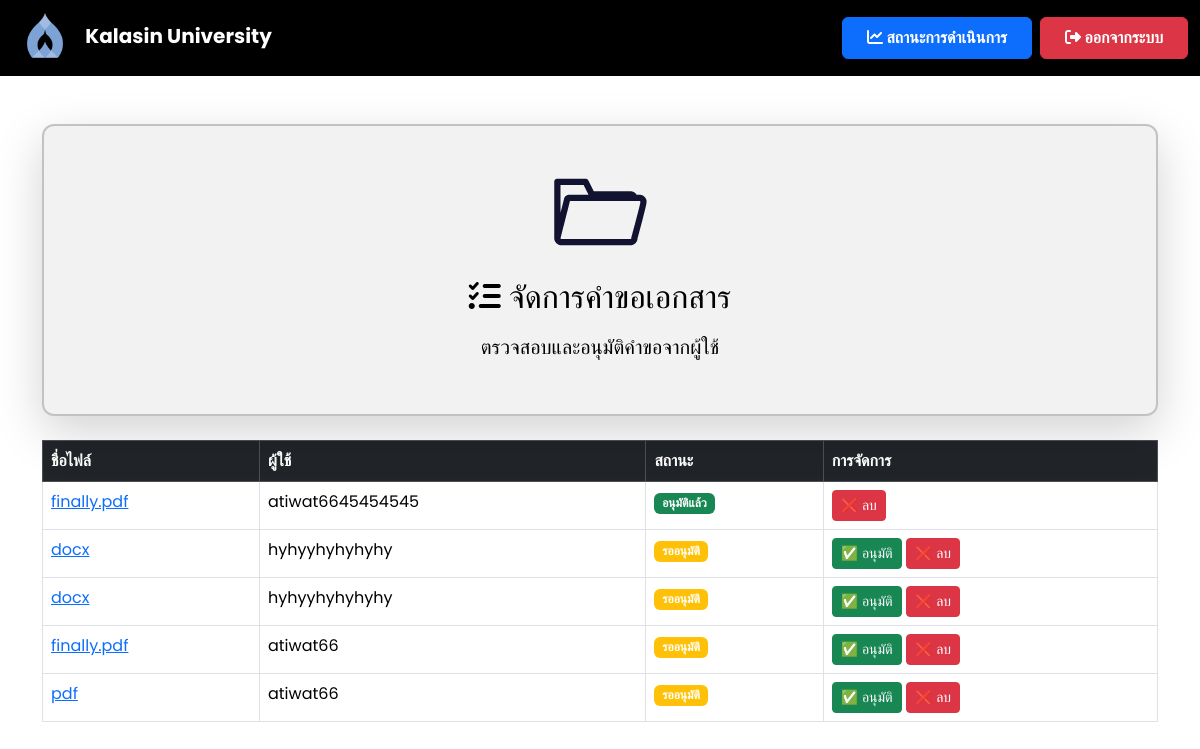
Screenshot of /manage_requests (signed in) with the database file from the repository.
### app.py (models this page shows)
class File(db.Model):
    id = db.Column(db.Integer, primary_key=True)
    filename = db.Column(db.String(200), nullable=False)
    file_path = db.Column(db.String(500), nullable=False)
    user_id = db.Column(db.Integer, db.ForeignKey('user.id'), nullable=False)
    status = db.Column(db.String(50), default="รออนุมัติ")  # ✅ เพิ่มสถานะไฟล์

class User(db.Model):
    id = db.Column(db.Integer, primary_key=True)
    username = db.Column(db.String(100), unique=True, nullable=False)
    password = db.Column(db.String(200), nullable=False)
    role = db.Column(db.String(10), nullable=False, default='user')
    faculty = db.Column(db.String(100), nullable=True)  # ✅ เพิ่มฟิลด์คณะ
    files = db.relationship('File', backref='user', lazy=True)

### app.py (the view)
@app.route('/manage_requests')
def manage_requests():
    if 'user_id' not in session or session.get('role') not in ['admin', 'faculty']:
        flash("⚠️ กรุณาเข้าสู่ระบบก่อน!", "warning")
        return redirect(url_for('login'))  # ถ้าไม่ได้ login ให้กลับไปหน้า login
    files = File.query.all()
    response = make_response(render_template('manage_requests.html', files=files))
    response.headers['Cache-Control'] = 'no-store, no-cache, must-revalidate, max-age=0'
    response.headers['Pragma'] = 'no-cache'
    response.headers['Expires'] = '0'
    return response

### templates/manage_requests.html (shortened to what this page needs)
<!DOCTYPE html>
<html lang="th">
<head>
    <link href="https://cdn.jsdelivr.net/npm/bootstrap@5.3.3/dist/css/bootstrap.min.css" rel="stylesheet">
    <link rel="stylesheet" href="https://cdnjs.cloudflare.com/ajax/libs/font-awesome/6.4.2/css/all.min.css">
</head>
<body>
    <nav class="navbar navbar-expand-lg navbar-dark">
        <div class="container-fluid">
            <a class="navbar-brand ms-2" href="{{ url_for('faculty_dashboard') }}">
                <img src="{{ url_for('static', filename='images/Kalasin_University_Seal.svg.png') }}"
                     alt="Kalasin University Logo" style="height: 50px; margin-right: 10px;">
                <strong>Kalasin University</strong>
            </a>
            <div class="ms-auto d-flex">
                <a href="{{ url_for('status') }}" class="btn btn-primary fw-bold px-4 py-2 me-2">
                    <i class="fas fa-chart-line"></i> สถานะการดำเนินการ
                </a>
                <a href="{{ url_for('logout') }}" class="btn btn-danger fw-bold px-4 py-2">
                    <i class="fas fa-sign-out-alt"></i> ออกจากระบบ
                </a>
            </div>
        </div>
    </nav>
<div class="container mt-5 d-flex justify-content-center">
    <div class="card shadow-lg" style="width: 1500px;">
        <div class="card-body d-flex flex-column align-items-center text-center">
            <img src="static/images/diiodid.gif" alt="Document Management" class="img-fluid mb-3" style="width: 100px; height: 100px;">
            <div>
                <h2 class="mb-3"><i class="fas fa-tasks"></i> จัดการคำขอเอกสาร</h2>
                <p class="lead">ตรวจสอบและอนุมัติคำขอจากผู้ใช้</p>
            </div>
        </div>
    </div>
</div>
    <div class="container mt-4">
        <table class="table table-bordered mt-3">
            <thead class="table-dark">
                <tr>
                    <th>ชื่อไฟล์</th>
                    <th>ผู้ใช้</th>
                    <th>สถานะ</th>
                    <th>การจัดการ</th>
                </tr>
            </thead>
            <tbody>
                {% for file in files %}
                <tr>
                    <td>
                        <a href="{{ url_for('uploaded_file', filename=file.filename) }}" target="_blank">
                            {{ file.filename }}
                        </a>
                    </td>
                    <td>{{ file.user.username }}</td>
                    <td>
                        <span class="badge {% if file.status == 'อนุมัติแล้ว' %} bg-success {% else %} bg-warning {% endif %}">
                            {{ file.status }}
                        </span>
                    </td>
                    <td>
                        {% if file.status != 'อนุมัติแล้ว' %}
                        <a href="{{ url_for('approve_file', file_id=file.id) }}" class="btn btn-success btn-sm">
                            ✅ อนุมัติ
                        </a>
                        {% endif %}
                        <a href="{{ url_for('delete_file', file_id=file.id) }}" class="btn btn-danger btn-sm"
                           onclick="return confirm('คุณแน่ใจหรือไม่ว่าต้องการลบไฟล์นี้?');">
                            ❌ ลบ
                        </a>
                    </td>
                </tr>
                {% else %}
                <tr>
                    <td colspan="4" class="text-center text-muted">ยังไม่มีคำขอเอกสาร</td>
                </tr>
                {% endfor %}
            </tbody>
        </table>
    </div>
</body>
</html>

### templates/manage_requests.html (style rules this page uses)
body { font-family: 'Poppins', sans-serif; background: white; color: black; }
.navbar { background: #000000; backdrop-filter: blur(10px); }
.card { background: rgba(0, 0, 0, 0.05); color: black; border-radius: 12px; padding: 20px; border: 2px solid rgba(0, 0, 0, 0.2); box-shadow: 0 5px 15px rgba(0, 0, 0, 0.2); }

### rows the page displays
File: filename "finally.pdf", user.username "atiwat6645454545", status "อนุมัติแล้ว"
File: filename "docx", user.username "hyhyyhyhyhyhy", status "รออนุมัติ"
File: filename "docx", user.username "hyhyyhyhyhyhy", status "รออนุมัติ"
File: filename "finally.pdf", user.username "atiwat66", status "รออนุมัติ"
File: filename "pdf", user.username "atiwat66", status "รออนุมัติ"
